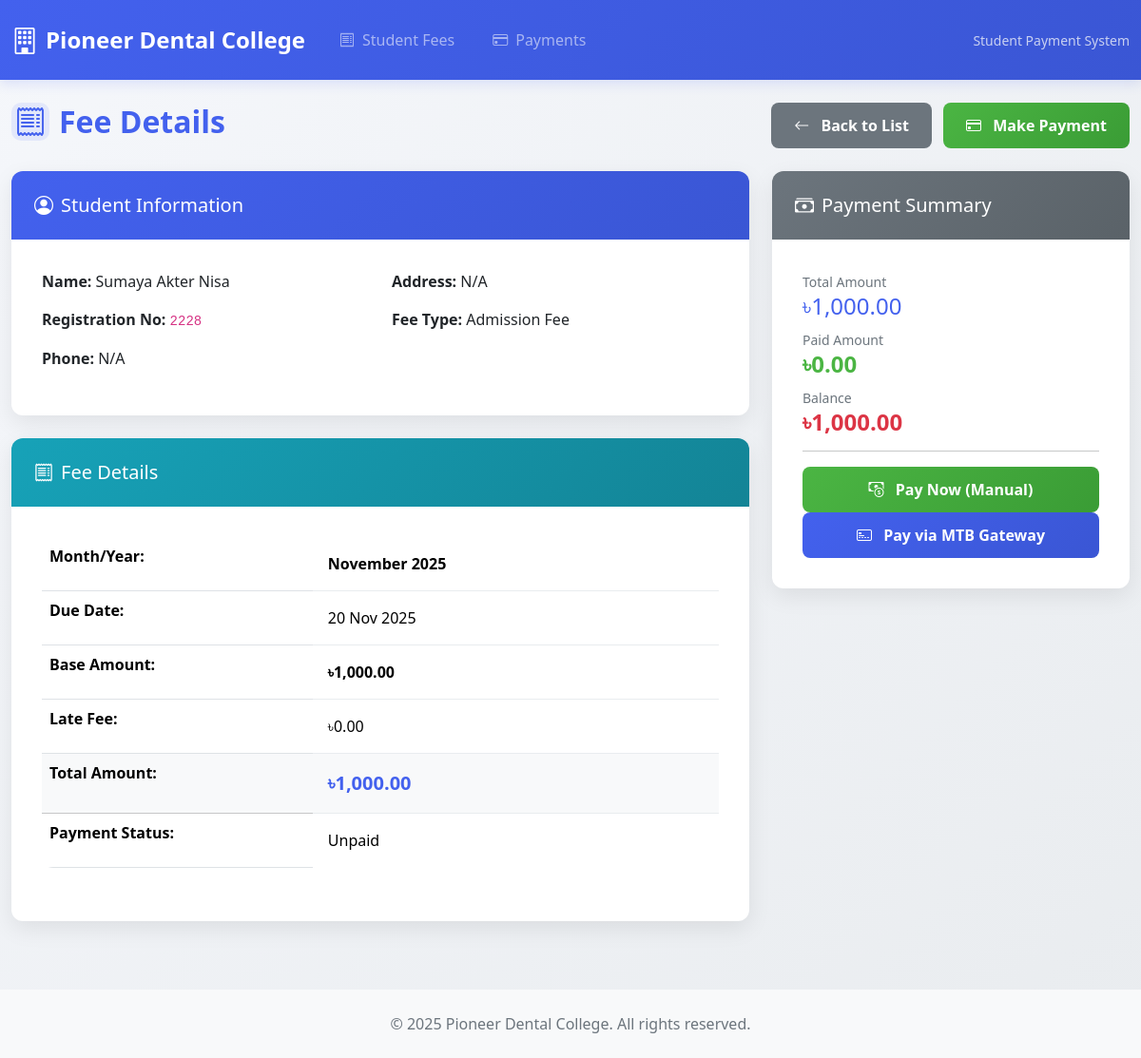
The page /student-fees/view/507 on the database as committed earlier.
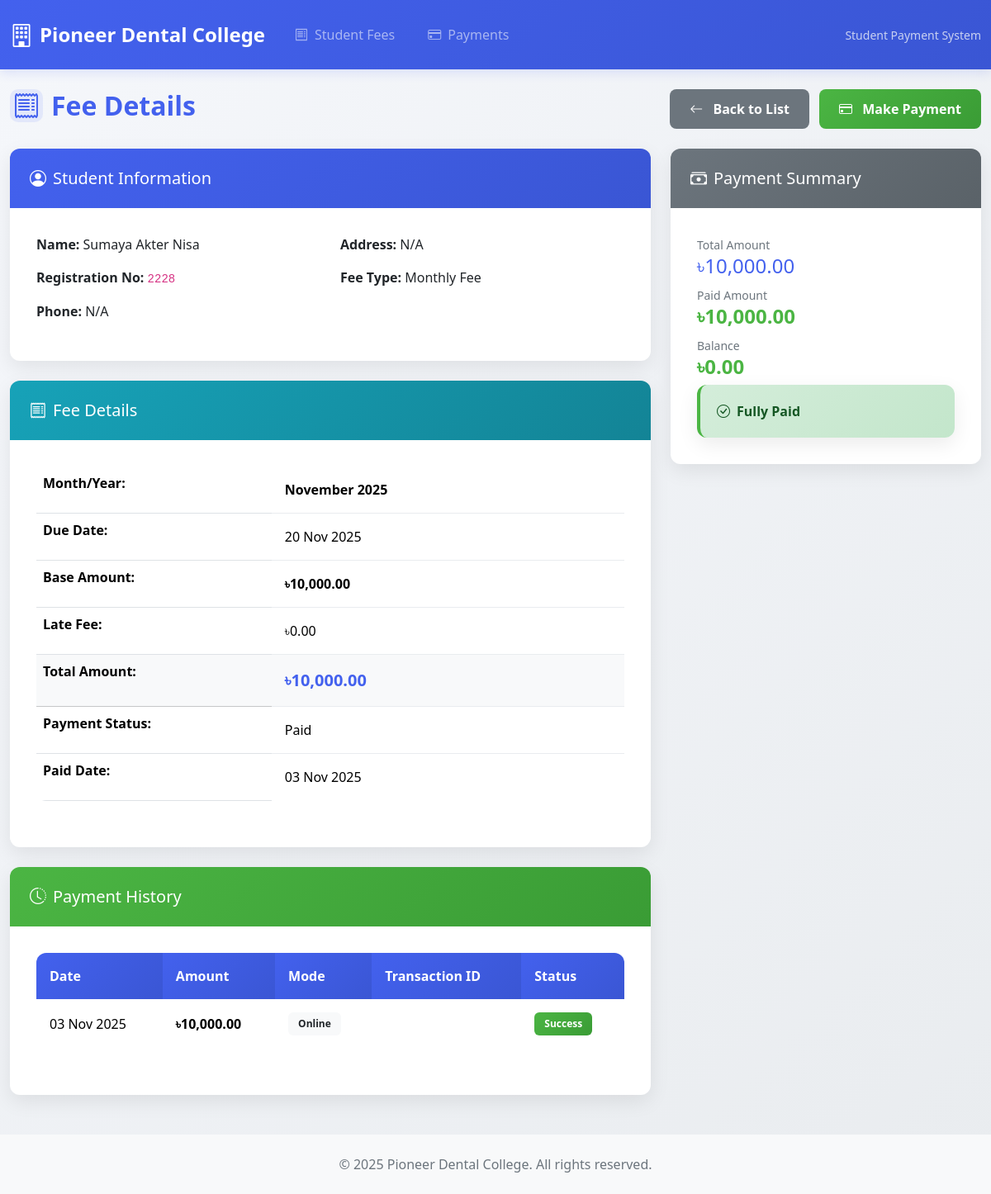
The same page on the database as committed later.
### tables this page shows
CREATE TABLE `student_fees` (
  `id` int(11) NOT NULL,
  `student_id` int(11) DEFAULT NULL,
  `fee_id` int(11) DEFAULT NULL,
  `month_year` varchar(7) DEFAULT NULL,
  `bill_month` int(2) DEFAULT NULL,
  `bill_year` int(4) DEFAULT NULL,
  `bill_unique_id` bigint(20) DEFAULT NULL,
  `bank_transaction_id` varchar(100) DEFAULT NULL,
  `comments` text DEFAULT NULL,
  `due_date` date DEFAULT NULL,
  `paid_date` date DEFAULT NULL,
  `payment_status` enum('Unpaid','Paid','Partial') DEFAULT 'Unpaid',
  `base_amount` decimal(10,2) NOT NULL,
  `late_fee` decimal(10,2) DEFAULT 0.00,
  `total_amount` decimal(10,2) GENERATED ALWAYS AS (`base_amount` + `late_fee`) STORED,
  `status` enum('0','1') NOT NULL,
  `created` datetime NOT NULL
);

CREATE TABLE `fees_master` (
  `id` int(11) NOT NULL,
  `fee_name` varchar(100) NOT NULL,
  `fee_amount` decimal(10,2) NOT NULL,
  `fee_type` enum('monthly','semester','annual','one_time') DEFAULT 'monthly',
  `description` text DEFAULT NULL,
  `status` enum('0','1') NOT NULL DEFAULT '1',
  `created` datetime NOT NULL
);

CREATE TABLE `student` (
  `id` int(7) NOT NULL,
  `name` varchar(120) NOT NULL,
  `reg_no` int(11) NOT NULL,
  `phase` int(11) NOT NULL DEFAULT 0,
  `sex` varchar(10) NOT NULL,
  `dob` date NOT NULL,
  `phone` varchar(40) NOT NULL,
  `prt_phone` varchar(14) NOT NULL,
  `father` varchar(40) NOT NULL,
  `mother` varchar(40) NOT NULL,
  `address` varchar(30) NOT NULL,
  `batch` varchar(16) NOT NULL DEFAULT '0',
  `session` varchar(20) NOT NULL,
  `section` enum('All','A','B','C') NOT NULL DEFAULT 'All',
  `nationality` varchar(24) NOT NULL DEFAULT 'Bangladeshi',
  `nid` varchar(60) NOT NULL,
  `ssc` varchar(60) NOT NULL,
  `hsc` varchar(60) NOT NULL,
  `bg` varchar(20) NOT NULL,
  `first_phs_term_1` varchar(40) NOT NULL,
  `first_phs_term_2` varchar(20) NOT NULL,
  `second_phs_term_1` varchar(20) NOT NULL,
  `second_phs_term_2` varchar(20) NOT NULL,
  `third_phs_term_1` varchar(20) NOT NULL,
  `third_phs_term_2` varchar(20) NOT NULL,
  `final_phs_term_1` varchar(20) NOT NULL,
  `final_phs_term_2` varchar(60) NOT NULL,
  `emergency_contact` varchar(60) NOT NULL,
  `du_reg_no` int(10) NOT NULL,
  `bmdc_temp` int(10) NOT NULL,
  `bmdc_full` int(10) NOT NULL,
  `name_D` varchar(60) NOT NULL,
  `name_J` varchar(60) NOT NULL,
  `access_code` varchar(100) NOT NULL,
  `access_level` varchar(20) NOT NULL DEFAULT 'Student',
  `password` varchar(255) NOT NULL DEFAULT '$2y$10$d7k6MzgPRFjjqMyndZHo/utapOGMMbkEncY9Q5DozXCkRVT3QIyJC',
  `role_id` int(11) NOT NULL DEFAULT 0,
  `flag` date DEFAULT NULL,
  `status` int(5) NOT NULL DEFAULT 1,
  `created` datetime NOT NULL,
  `modified` timestamp NOT NULL DEFAULT current_timestamp()
);

CREATE TABLE `payments` (
  `id` int(11) NOT NULL,
  `student_fee_id` int(11) DEFAULT NULL,
  `payment_date` date DEFAULT NULL,
  `amount_paid` decimal(10,2) NOT NULL,
  `payment_mode` enum('cash','bank','online') DEFAULT 'bank',
  `payment_method` varchar(50) DEFAULT NULL,
  `transaction_id` varchar(100) DEFAULT NULL,
  `mtb_transaction_ref` varchar(100) DEFAULT NULL,
  `mtb_payment_status` enum('pending','success','failed','cancelled') DEFAULT 'pending',
  `mtb_response` text DEFAULT NULL,
  `remarks` varchar(255) DEFAULT NULL,
  `status` enum('0','1') NOT NULL DEFAULT '1',
  `created` datetime NOT NULL,
  `updated` datetime DEFAULT NULL
);

### application/controllers/Student_fees.php (called while the page is built, shortened)
<?php
class Student_fees extends CI_Controller {
    public function __construct() {
        $this->load->model('Student_model');
        $this->load->model('Student_fee_model');
        $this->load->model('Payment_model');
        $this->load->helper(['url', 'form']);
        $this->load->library(['form_validation', 'session']);
    }
    public function view($id) {
        $data['page_title'] = 'Fee Details';
        $data['fee'] = $this->Student_fee_model->get_by_id($id);
        $data['payments'] = $this->Payment_model->get_by_student_fee($id);
        $data['total_paid'] = $this->Payment_model->get_total_paid_for_fee($id);
        $data['balance'] = $data['fee']->total_amount - $data['total_paid'];
        $this->load->view('templates/header', $data);
        $this->load->view('student_fees/view', $data);
        $this->load->view('templates/footer');
    }
}

### index.php (called while the page is built, shortened)
<?php
require_once BASEPATH.'core/CodeIgniter.php';

### application/models/Student_fee_model.php (called while the page is built, shortened)
<?php
class Student_fee_model extends CI_Model {
    private $table = 'student_fees';
    public function get_by_id($id) {
        $this->db->select('
            student_fees.*,
            student.name,
            student.reg_no,
            student.phone,
            student.address,
            fees_master.fee_name,
            (student_fees.base_amount + student_fees.late_fee) as total_amount
        ');
        $this->db->from($this->table);
        $this->db->join('student', 'student.id = student_fees.student_id', 'left');
        $this->db->join('fees_master', 'fees_master.id = student_fees.fee_id', 'left');
        $this->db->where('student_fees.id', $id);
        return $this->db->get()->row();
    }
}

### application/models/Payment_model.php (called while the page is built, shortened)
<?php
class Payment_model extends CI_Model {
    private $table = 'payments';
    public function get_by_student_fee($student_fee_id) {
        $this->db->where('student_fee_id', $student_fee_id);
        $this->db->where('status', '1');
        $this->db->order_by('payment_date', 'DESC');
        return $this->db->get($this->table)->result();
    }
    public function get_total_paid_for_fee($student_fee_id) {
        $this->db->select_sum('amount_paid');
        $this->db->where('student_fee_id', $student_fee_id);
        $this->db->where('status', '1');
        $this->db->where('mtb_payment_status', 'success');
        $result = $this->db->get($this->table)->row();
        return $result->amount_paid ?? 0;
    }
}

### application/views/student_fees/view.php (the view, shortened to what the changed rows need)
<div class="row mb-4">
    <div class="col-md-6">
        <h2 class="page-title" style="color: var(--primary);">
            <div class="icon-wrapper">
                <i class="bi bi-receipt text-primary"></i>
            </div>
            Fee Details
        </h2>
    </div>
</div>
<div class="row">
    <div class="col-lg-8">
        <div class="card mb-4">
            <div class="card-body student-info-card">
                <div class="row">
                    <div class="col-md-6">
                        <p><strong>Name:</strong> <?= $fee->name ?></p>
                        <p><strong>Registration No:</strong> <code><?= $fee->reg_no ?></code></p>
                        <p><strong>Phone:</strong> <?= $fee->phone ?></p>
                    </div>
                    <div class="col-md-6">
                        <p><strong>Address:</strong> <?= $fee->address ?></p>
                        <p><strong>Fee Type:</strong> <?= $fee->fee_name ?></p>
                    </div>
                </div>
            </div>
        </div>
        <div class="card mb-4">
            <div class="card-body">
                <table class="table">
                    <tr>
                        <th width="40%">Month/Year:</th>
                        <td><strong><?= date('F Y', strtotime($fee->month_year . '-01')) ?></strong></td>
                    </tr>
                    <tr>
                        <th>Due Date:</th>
                        <td><?= date('d M Y', strtotime($fee->due_date)) ?></td>
                    </tr>
                    <tr>
                        <th>Base Amount:</th>
                        <td><strong>৳<?= number_format($fee->base_amount, 2) ?></strong></td>
                    </tr>
                    <tr class="<?= $fee->late_fee > 0 ? 'table-warning' : '' ?>">
                        <th>Late Fee:</th>
                        <td class="<?= $fee->late_fee > 0 ? 'text-danger fw-bold' : '' ?>">
                            ৳<?= number_format($fee->late_fee, 2) ?>
                        </td>
                    </tr>
                    <tr class="table-light">
                        <th>Total Amount:</th>
                        <td class="fs-5 fw-bold text-primary">৳<?= number_format($fee->total_amount, 2) ?></td>
                    </tr>
                    <tr>
                        <th>Payment Status:</th>
                        <td>
                            <?php if ($fee->payment_status === 'Paid'): ?>
                                <span class="badge-paid">Paid</span>
                            <?php elseif ($fee->payment_status === 'Partial'): ?>
                                <span class="badge-partial">Partial</span>
                            <?php else: ?>
                                <span class="badge-unpaid">Unpaid</span>
                            <?php endif; ?>
                        </td>
                    </tr>
                    <?php if ($fee->paid_date): ?>
                        <tr>
                            <th>Paid Date:</th>
                            <td><?= date('d M Y', strtotime($fee->paid_date)) ?></td>
                        </tr>
                    <?php endif; ?>
                </table>
            </div>
        </div>
        <?php if (!empty($payments)): ?>
            <div class="card">
                <div class="card-header bg-success">
                    <h5 class="mb-0"><i class="bi bi-clock-history me-2"></i>Payment History</h5>
                </div>
                <div class="card-body">
                    <div class="table-responsive">
                        <table class="table table-sm">
                            <thead>
                                <tr>
                                    <th>Date</th>
                                    <th>Amount</th>
                                    <th>Mode</th>
                                    <th>Transaction ID</th>
                                    <th>Status</th>
                                </tr>
                            </thead>
                            <tbody>
                                <?php foreach ($payments as $payment): ?>
                                    <tr>
                                        <td><?= date('d M Y', strtotime($payment->payment_date)) ?></td>
                                        <td><strong>৳<?= number_format($payment->amount_paid, 2) ?></strong></td>
                                        <td><span class="badge bg-light text-dark"><?= ucfirst($payment->payment_mode) ?></span></td>
                                        <td><code><?= $payment->transaction_id ?? 'N/A' ?></code></td>
                                        <td>
                                            <?php if ($payment->mtb_payment_status === 'success'): ?>
                                                <span class="badge bg-success">Success</span>
                                            <?php else: ?>
                                                <span class="badge bg-warning text-dark">Pending</span>
                                            <?php endif; ?>
                                        </td>
                                    </tr>
                                <?php endforeach; ?>
                            </tbody>
                        </table>
                    </div>
                </div>
            </div>
        <?php endif; ?>
    </div>
    <div class="col-lg-4">
        <div class="card mb-4">
            <div class="card-body payment-summary-card">
                <div class="payment-summary-item">
                    <small class="text-muted">Total Amount</small>
                    <h4 class="text-primary">৳<?= number_format($fee->total_amount, 2) ?></h4>
                </div>
                <div class="payment-summary-item">
                    <small class="text-muted">Paid Amount</small>
                    <h4 class="text-success">৳<?= number_format($total_paid, 2) ?></h4>
                </div>
                <div class="payment-summary-item">
                    <small class="text-muted">Balance</small>
                    <h4 class="<?= $balance > 0 ? 'text-danger' : 'text-success' ?>">
                        ৳<?= number_format($balance, 2) ?>
                    </h4>
                </div>
                <?php if ($balance > 0): ?>
                    <hr>
                    <div class="payment-actions">
                        <a href="<?= base_url('payments/create/' . $fee->id) ?>" class="btn btn-success w-100">
                            <i class="bi bi-cash-coin me-2"></i> Pay Now (Manual)
                        </a>
                        <a href="<?= base_url('payments/process/' . $fee->id) ?>" class="btn btn-primary w-100">
                            <i class="bi bi-credit-card-2-front me-2"></i> Pay via MTB Gateway
                        </a>
                    </div>
                <?php else: ?>
                    <div class="alert alert-success mb-0">
                        <div class="d-flex align-items-center">
                            <i class="bi bi-check-circle me-2"></i>
                            <strong>Fully Paid</strong>
                        </div>
                    </div>
                <?php endif; ?>
            </div>
        </div>
    </div>
</div>

Rows that differ between the two databases and show on the page:
changed student_fees "Sumaya Akter Nisa": fees_master.fee_name "Admission Fee" → "Monthly Fee"; base_amount "1,000.00" → "10,000.00"; payment_status "Unpaid" → "Paid" (drawn); paid_date (not shown) → "03 Nov 2025"
added payments: payment_date "03 Nov 2025", amount_paid "10,000.00", payment_mode "Online", mtb_payment_status "Success"
Other text that changed with them:
$fee->total_amount: "1,000.00" → "10,000.00"
$total_paid: "0.00" → "10,000.00"
$balance: "1,000.00" → "0.00"
text no longer shown: "Unpaid Pay Now (Manual) Pay via MTB Gateway"
text now shown: "Paid Paid Date: Payment History Date Amount Mode Transaction ID Status Fully Paid"
